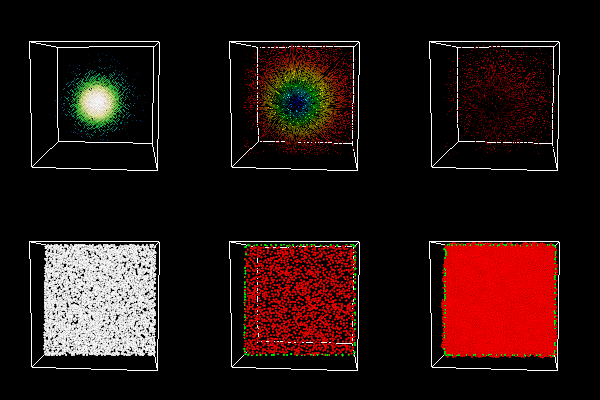

The Python source for this figure:
#!/usr/bin/env python

# Demonstrate vtkPointSmoothingFilter with six smoothing modes (default,
# geometric, uniform, scalar, tensor, frame field) on points sampled from
# a stress tensor field, rendered in a 3x2 viewport grid.

# Factory overrides
import vtkmodules.vtkInteractionStyle  # noqa: F401
import vtkmodules.vtkRenderingFreeType  # noqa: F401
import vtkmodules.vtkRenderingOpenGL2  # noqa: F401

from vtkmodules.vtkCommonCore import vtkLookupTable
from vtkmodules.vtkCommonDataModel import (
    vtkImageData,
    vtkPlane,
)
from vtkmodules.vtkFiltersCore import (
    vtkCutter,
    vtkGlyph3D,
    vtkProbeFilter,
    vtkTensorGlyph,
)
from vtkmodules.vtkFiltersExtraction import vtkExtractTensorComponents
from vtkmodules.vtkFiltersModeling import (
    vtkOutlineFilter,
    vtkPolyDataPointSampler,
)
from vtkmodules.vtkFiltersPoints import vtkPointSmoothingFilter
from vtkmodules.vtkFiltersSources import vtkSphereSource
from vtkmodules.vtkImagingHybrid import vtkPointLoad
from vtkmodules.vtkRenderingCore import (
    vtkActor,
    vtkCamera,
    vtkPolyDataMapper,
    vtkRenderWindow,
    vtkRenderWindowInteractor,
    vtkRenderer,
)

# Control test resolution
res = 30

# Plane normal (slightly off-axis)
normal = [0.1, 0.1, 1]

# Generate a sizing field from a point load (stress tensors)
pt_load = vtkPointLoad()
pt_load.SetModelBounds(-0.5, 0.5, -0.5, 0.5, -0.5, 0.5)
pt_load.SetSampleDimensions(res, res, res)
pt_load.Update()

size_field = pt_load.GetOutput()
bounds = size_field.GetBounds()
center = [(bounds[1] + bounds[0]) / 2.0, (bounds[3] + bounds[2]) / 2.0, (bounds[5] + bounds[4]) / 2.0]

# Cut the data with a plane
plane = vtkPlane()
plane.SetOrigin(center)
plane.SetNormal(normal)

# Create a single voxel
voxel = vtkImageData()
voxel.SetDimensions(2, 2, 2)
voxel.SetOrigin(-0.5, -0.5, -0.5)
voxel.SetSpacing(1, 1, 1)

# Cut the voxel to produce a polygon
cut = vtkCutter()
cut.SetInputData(voxel)
cut.SetCutFunction(plane)
cut.Update()

# Sample points on the polygon
sampler = vtkPolyDataPointSampler()
sampler.SetInputConnection(cut.GetOutputPort())
sampler.SetDistance(0.0175)
sampler.SetPointGenerationModeToRandom()
sampler.GenerateVertexPointsOff()
sampler.GenerateEdgePointsOff()
sampler.GenerateInteriorPointsOn()
sampler.Update()

# Probe for tensor data
probe = vtkProbeFilter()
probe.SetInputConnection(sampler.GetOutputPort())
probe.SetSourceConnection(pt_load.GetOutputPort())
probe.Update()

# Extract tensor information
tensor_extract = vtkExtractTensorComponents()
tensor_extract.SetInputConnection(probe.GetOutputPort())
tensor_extract.ExtractScalarsOn()
tensor_extract.ScalarIsNonNegativeDeterminant()
tensor_extract.PassTensorsToOutputOn()
tensor_extract.Update()

# Glyph source
sphere_source = vtkSphereSource()
sphere_source.SetRadius(0.5)
sphere_source.SetCenter(0.0, 0.0, 0.0)
sphere_source.SetThetaResolution(16)
sphere_source.SetPhiResolution(8)
sphere_source.Update()

# --- Default (no smoothing, 0 iterations) ---
smooth_0 = vtkPointSmoothingFilter()
smooth_0.SetInputConnection(tensor_extract.GetOutputPort())
smooth_0.SetNumberOfIterations(0)
smooth_0.SetSmoothingModeToDefault()
smooth_0.Update()

glyph_0 = vtkGlyph3D()
glyph_0.SetInputConnection(smooth_0.GetOutputPort())
glyph_0.SetSourceConnection(sphere_source.GetOutputPort())
glyph_0.SetScaleModeToDataScalingOff()
glyph_0.SetScaleFactor(0.025)

glyph_mapper_0 = vtkPolyDataMapper()
glyph_mapper_0.SetInputConnection(glyph_0.GetOutputPort())
glyph_mapper_0.ScalarVisibilityOff()

glyph_actor_0 = vtkActor()
glyph_actor_0.SetMapper(glyph_mapper_0)
glyph_actor_0.GetProperty().SetColor(1, 1, 1)
glyph_actor_0.GetProperty().SetOpacity(1)

# --- Geometric ---
smooth_1 = vtkPointSmoothingFilter()
smooth_1.SetInputConnection(tensor_extract.GetOutputPort())
smooth_1.SetSmoothingModeToGeometric()
smooth_1.SetNumberOfIterations(20)
smooth_1.SetNumberOfSubIterations(10)
smooth_1.SetPackingFactor(1.0)
smooth_1.SetMaximumStepSize(0.01)
smooth_1.SetNeighborhoodSize(24)
smooth_1.EnableConstraintsOn()
smooth_1.SetFixedAngle(45)
smooth_1.SetBoundaryAngle(110)
smooth_1.GenerateConstraintScalarsOn()
smooth_1.Update()

glyph_1 = vtkGlyph3D()
glyph_1.SetInputConnection(smooth_1.GetOutputPort())
glyph_1.SetSourceConnection(sphere_source.GetOutputPort())
glyph_1.SetScaleModeToDataScalingOff()
glyph_1.SetScaleFactor(0.025)

glyph_mapper_1 = vtkPolyDataMapper()
glyph_mapper_1.SetInputConnection(glyph_1.GetOutputPort())
glyph_mapper_1.SetColorModeToMapScalars()
glyph_mapper_1.SetScalarModeToUsePointFieldData()
glyph_mapper_1.SetArrayAccessMode(1)
glyph_mapper_1.SetArrayName("Constraint Scalars")
glyph_mapper_1.SetScalarRange(0, 2)

glyph_actor_1 = vtkActor()
glyph_actor_1.SetMapper(glyph_mapper_1)
glyph_actor_1.GetProperty().SetColor(1, 1, 1)
glyph_actor_1.GetProperty().SetOpacity(1)

# --- Uniform ---
smooth_2 = vtkPointSmoothingFilter()
smooth_2.SetInputConnection(tensor_extract.GetOutputPort())
smooth_2.SetSmoothingModeToUniform()
smooth_2.SetNumberOfIterations(40)
smooth_2.SetNumberOfSubIterations(10)
smooth_2.SetMaximumStepSize(0.001)
smooth_2.SetNeighborhoodSize(24)
smooth_2.SetPackingFactor(1.5)
smooth_2.SetAttractionFactor(0.5)
smooth_2.EnableConstraintsOn()
smooth_2.SetFixedAngle(45)
smooth_2.SetBoundaryAngle(105)
smooth_2.GenerateConstraintScalarsOn()
smooth_2.SetMotionConstraintToPlane()
smooth_2.SetPlane(plane)
smooth_2.Update()

glyph_2 = vtkGlyph3D()
glyph_2.SetInputConnection(smooth_2.GetOutputPort())
glyph_2.SetSourceConnection(sphere_source.GetOutputPort())
glyph_2.SetScaleModeToDataScalingOff()
glyph_2.SetScaleFactor(0.025)

glyph_mapper_2 = vtkPolyDataMapper()
glyph_mapper_2.SetInputConnection(glyph_2.GetOutputPort())
glyph_mapper_2.SetColorModeToMapScalars()
glyph_mapper_2.SetScalarModeToUsePointFieldData()
glyph_mapper_2.SetArrayAccessMode(1)
glyph_mapper_2.SetArrayName("Constraint Scalars")
glyph_mapper_2.SetScalarRange(0, 2)

glyph_actor_2 = vtkActor()
glyph_actor_2.SetMapper(glyph_mapper_2)
glyph_actor_2.GetProperty().SetColor(1, 1, 1)
glyph_actor_2.GetProperty().SetOpacity(1)

# --- Scalar ---
smooth_3 = vtkPointSmoothingFilter()
smooth_3.SetInputConnection(tensor_extract.GetOutputPort())
smooth_3.SetSmoothingModeToScalars()
smooth_3.SetNumberOfIterations(100)
smooth_3.SetNumberOfSubIterations(100)
smooth_3.SetMaximumStepSize(0.0001)
smooth_3.SetNeighborhoodSize(40)
smooth_3.SetPackingFactor(1.0)
smooth_3.SetAttractionFactor(0.25)
smooth_3.EnableConstraintsOn()
smooth_3.SetFixedAngle(45)
smooth_3.SetBoundaryAngle(100)
smooth_3.GenerateConstraintScalarsOn()
smooth_3.SetMotionConstraintToPlane()
smooth_3.SetPlane(plane)
smooth_3.Update()

glyph_3 = vtkGlyph3D()
glyph_3.SetInputConnection(smooth_3.GetOutputPort())
glyph_3.SetSourceConnection(sphere_source.GetOutputPort())
glyph_3.SetColorModeToColorByScalar()
glyph_3.SetScaleFactor(1)

lookup_table = vtkLookupTable()
lookup_table.SetHueRange(0.6, 0)
lookup_table.SetSaturationRange(1.0, 0)
lookup_table.SetValueRange(0.5, 1.0)

glyph_mapper_3 = vtkPolyDataMapper()
glyph_mapper_3.SetInputConnection(glyph_3.GetOutputPort())
glyph_mapper_3.SetScalarRange(smooth_3.GetOutput().GetScalarRange())
glyph_mapper_3.SetLookupTable(lookup_table)

glyph_actor_3 = vtkActor()
glyph_actor_3.SetMapper(glyph_mapper_3)
glyph_actor_3.GetProperty().SetColor(1, 1, 1)
glyph_actor_3.GetProperty().SetOpacity(1)

# --- Tensor ---
smooth_4 = vtkPointSmoothingFilter()
smooth_4.SetInputConnection(tensor_extract.GetOutputPort())
smooth_4.SetSmoothingModeToTensors()
smooth_4.SetNumberOfIterations(80)
smooth_4.SetNumberOfSubIterations(20)
smooth_4.SetMaximumStepSize(0.001)
smooth_4.SetNeighborhoodSize(24)
smooth_4.SetPackingFactor(1)
smooth_4.SetAttractionFactor(0.25)
smooth_4.EnableConstraintsOn()
smooth_4.SetFixedAngle(45)
smooth_4.SetBoundaryAngle(100)
smooth_4.GenerateConstraintScalarsOn()
smooth_4.SetMotionConstraintToPlane()
smooth_4.SetPlane(plane)
smooth_4.Update()

glyph_4 = vtkTensorGlyph()
glyph_4.SetInputConnection(smooth_4.GetOutputPort())
glyph_4.SetSourceConnection(sphere_source.GetOutputPort())
glyph_4.SetScaleFactor(0.1)

glyph_mapper_4 = vtkPolyDataMapper()
glyph_mapper_4.SetInputConnection(glyph_4.GetOutputPort())
glyph_mapper_4.SetScalarRange(smooth_4.GetOutput().GetScalarRange())

glyph_actor_4 = vtkActor()
glyph_actor_4.SetMapper(glyph_mapper_4)
glyph_actor_4.GetProperty().SetColor(1, 1, 1)
glyph_actor_4.GetProperty().SetOpacity(1)

# --- Frame Field (tensor mode, no constraints) ---
smooth_5 = vtkPointSmoothingFilter()
smooth_5.SetInputConnection(tensor_extract.GetOutputPort())
smooth_5.SetSmoothingModeToTensors()
smooth_5.SetNumberOfIterations(80)
smooth_5.SetNumberOfSubIterations(10)
smooth_5.SetMaximumStepSize(0.001)
smooth_5.SetNeighborhoodSize(12)
smooth_5.SetPackingFactor(1.5)
smooth_5.SetAttractionFactor(0.25)
smooth_5.EnableConstraintsOff()
smooth_5.SetFixedAngle(45)
smooth_5.SetBoundaryAngle(105)
smooth_5.SetMotionConstraintToPlane()
smooth_5.SetPlane(plane)
smooth_5.Update()

glyph_5 = vtkTensorGlyph()
glyph_5.SetInputConnection(smooth_5.GetOutputPort())
glyph_5.SetSourceConnection(sphere_source.GetOutputPort())
glyph_5.SetScaleFactor(0.05)

glyph_mapper_5 = vtkPolyDataMapper()
glyph_mapper_5.SetInputConnection(glyph_5.GetOutputPort())

glyph_actor_5 = vtkActor()
glyph_actor_5.SetMapper(glyph_mapper_5)
glyph_actor_5.GetProperty().SetColor(1, 1, 1)
glyph_actor_5.GetProperty().SetOpacity(1)

# Outline
outline = vtkOutlineFilter()
outline.SetInputConnection(pt_load.GetOutputPort())

outline_mapper = vtkPolyDataMapper()
outline_mapper.SetInputConnection(outline.GetOutputPort())

outline_actor = vtkActor()
outline_actor.SetMapper(outline_mapper)
outline_actor.GetProperty().SetColor(1, 1, 1)

# Renderers
renderer_0 = vtkRenderer()
renderer_0.SetViewport(0, 0, 0.333, 0.5)
renderer_0.AddActor(glyph_actor_0)
renderer_0.AddActor(outline_actor)
renderer_0.SetBackground(0, 0, 0)

renderer_1 = vtkRenderer()
renderer_1.SetViewport(0.333, 0, 0.667, 0.5)
renderer_1.AddActor(glyph_actor_1)
renderer_1.AddActor(outline_actor)
renderer_1.SetBackground(0, 0, 0)

renderer_2 = vtkRenderer()
renderer_2.SetViewport(0.667, 0, 1, 0.5)
renderer_2.AddActor(glyph_actor_2)
renderer_2.AddActor(outline_actor)
renderer_2.SetBackground(0, 0, 0)

renderer_3 = vtkRenderer()
renderer_3.SetViewport(0, 0.5, 0.333, 1)
renderer_3.AddActor(glyph_actor_3)
renderer_3.AddActor(outline_actor)
renderer_3.SetBackground(0, 0, 0)

renderer_4 = vtkRenderer()
renderer_4.SetViewport(0.333, 0.5, 0.667, 1)
renderer_4.AddActor(glyph_actor_4)
renderer_4.AddActor(outline_actor)
renderer_4.SetBackground(0, 0, 0)

renderer_5 = vtkRenderer()
renderer_5.SetViewport(0.667, 0.5, 1, 1)
renderer_5.AddActor(glyph_actor_5)
renderer_5.AddActor(outline_actor)
renderer_5.SetBackground(0, 0, 0)

# Window
render_window = vtkRenderWindow()
render_window.AddRenderer(renderer_0)
render_window.AddRenderer(renderer_1)
render_window.AddRenderer(renderer_2)
render_window.AddRenderer(renderer_3)
render_window.AddRenderer(renderer_4)
render_window.AddRenderer(renderer_5)
render_window.SetSize(600, 400)
render_window.SetWindowName("smoothing filter")

# Scene
camera = vtkCamera()
camera.SetFocalPoint(0, 0, 0)
camera.SetPosition(normal)

renderer_0.SetActiveCamera(camera)
renderer_0.ResetCamera()
renderer_1.SetActiveCamera(camera)
renderer_2.SetActiveCamera(camera)
renderer_3.SetActiveCamera(camera)
renderer_4.SetActiveCamera(camera)
renderer_5.SetActiveCamera(camera)

# Interactor
interactor = vtkRenderWindowInteractor()
interactor.SetRenderWindow(render_window)

interactor.Initialize()
interactor.Start()
